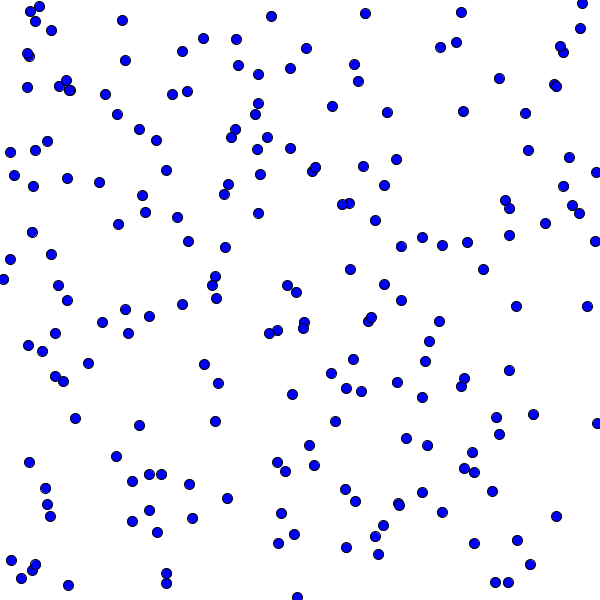
Frame 1 (no input)
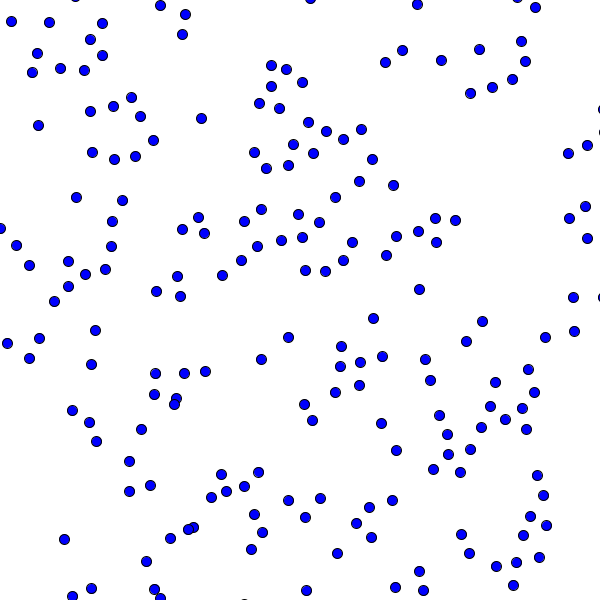
Frame 60 (the mouse pressed at the canvas centre just before this capture)
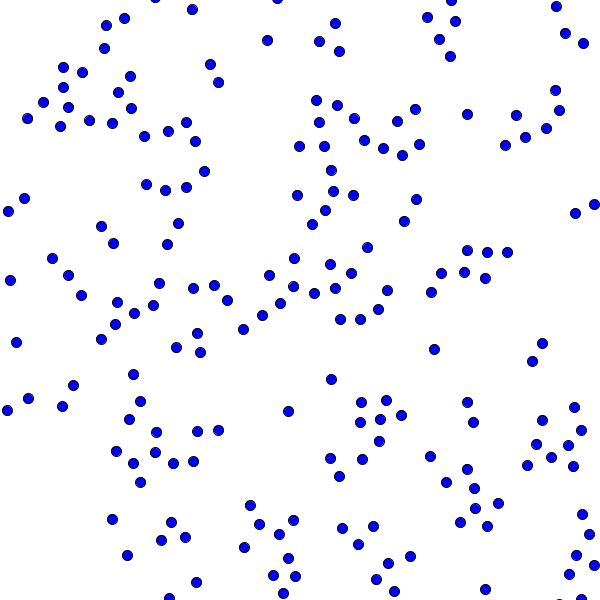
Frame 120 (the mouse held since frame 60 and released just before this capture)

The Processing sketch that drew these frames (run headless with seeded random() and noise(); from frame 60 on, the mouse is pressed at the canvas centre):

// Processing sketch: n6_4_align_separate
// ── n6_4_align_separate.pde
ArrayList<Vehicle> vehicles;

void setup() {
  size(600,600);
  vehicles = new ArrayList<Vehicle>();
  for (int i = 0; i < 200; i++) {
    vehicles.add(new Vehicle(new PVector(random(width),random(height)),random(5,10),random(0.1,0.5)));
  }
}
void draw() {
  background(255);
  for (Vehicle v : vehicles) {
    v.align(vehicles);
    v.separate(vehicles);
    v.update();
    v.borders();
    v.display();
  }
}
// ── Vehicle.pde
class Vehicle {
  PVector pos, vel, acc;
  float maxspeed, maxforce, r;
  
  Vehicle(PVector p, float ms, float mf) {
    pos = new PVector(p.x,p.y);
    vel = new PVector(random(1,10),random(1,10));
    acc = new PVector(0,0);
    maxspeed = ms;
    maxforce = mf;
    r = 10;
  }
  void update() {
    vel.add(acc);
    vel.limit(maxspeed);
    pos.add(vel);
    acc.mult(0);
  }
  void applyForce(PVector force) {
    acc.add(force);
  }
  void align(ArrayList<Vehicle> vehicles) {
    float neighborDist = 25;
    PVector sum = new PVector(0,0);
    int count = 0;
    for (Vehicle other : vehicles) {
      float d = PVector.dist(pos,other.pos);
      if (d > 0 && d < neighborDist) {
        sum.add(other.vel);
        count++;
      }
    }
    if (count > 0) {
      sum.div((float)count);
      sum.normalize();
      PVector steer = PVector.sub(sum,vel);
      steer.limit(maxforce);
      applyForce(steer);
    }
  }
  void separate (ArrayList<Vehicle> vehicles) {
    float desired = r*2;
    PVector sum = new PVector();
    int count = 0;
    for (Vehicle other : vehicles) {
      float d = PVector.dist(pos,other.pos);
      if ((d > 0) && (d < desired)) {
        PVector diff = PVector.sub(pos,other.pos);
        diff.normalize();
        diff.div(d);
        sum.add(diff);
        count++;
      }
    }
    if (count > 0) {
      sum.div(count);
      sum.normalize();
      sum.mult(maxspeed);
      PVector steer = PVector.sub(sum,vel);
      steer.limit(maxforce);
      applyForce(steer);
    }
  }
  void display() {
    float theta = vel.heading() + PI/2;
    fill(0,0,255);
    stroke(0);
    ellipse(pos.x,pos.y,r,r);
  }
  void borders() {
    if (pos.x < -r)        pos.x = width+r;
    if (pos.y < -r)        pos.y = height+r;
    if (pos.x > width+r)   pos.x = -r;
    if (pos.y > height+r)  pos.y = -r;
  }
}
